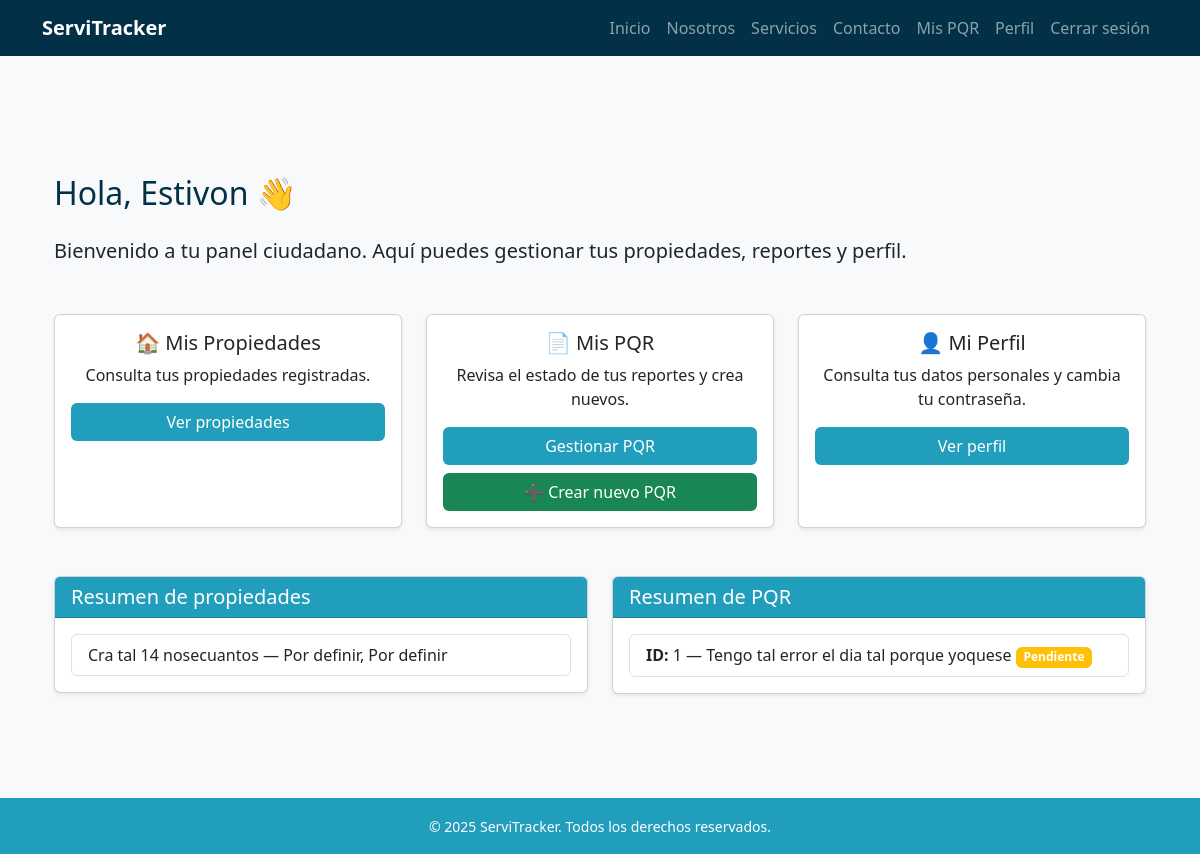
The app's page /usuarios/dashboard/ (signed in), older data.
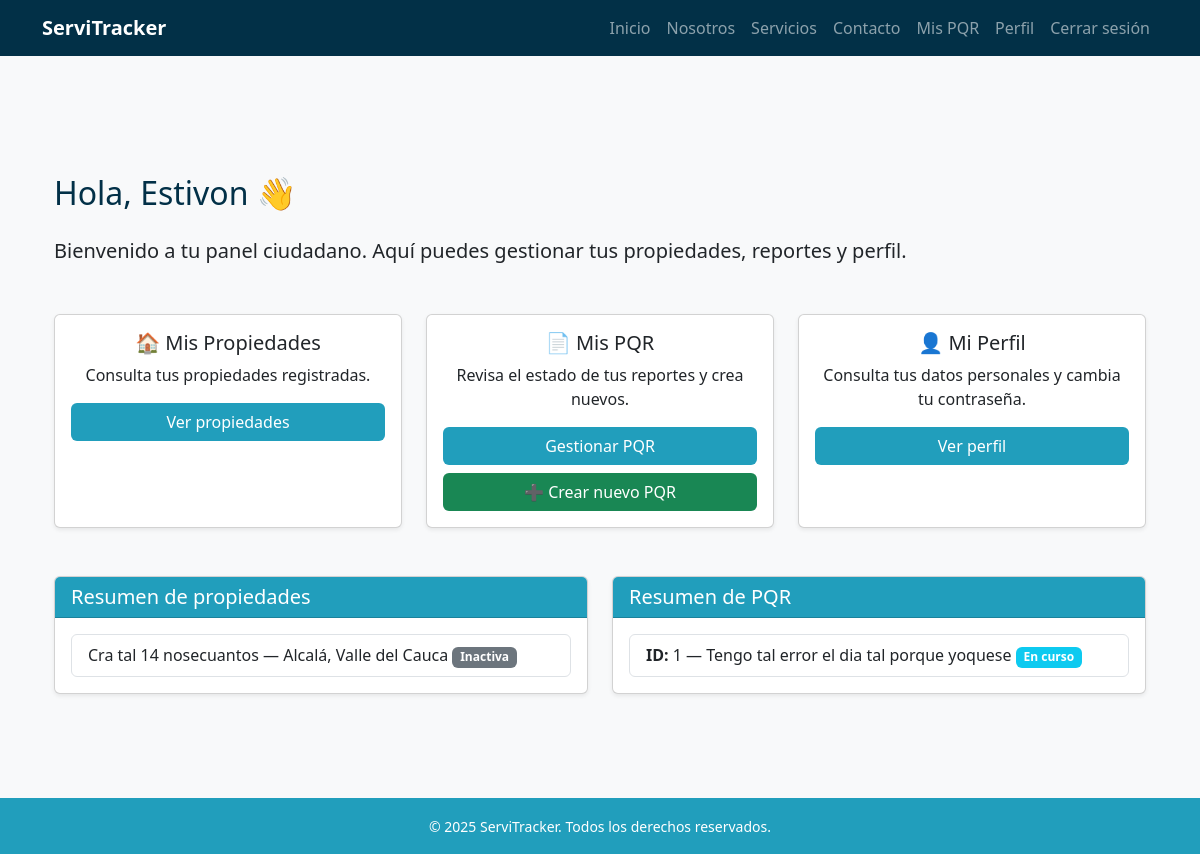
The same page, newer data.
### propiedades/models.py (models this page shows, shortened)
class Propiedad(models.Model):
    usuario = models.ForeignKey(
        settings.AUTH_USER_MODEL,
        on_delete=models.CASCADE,
        related_name='propiedades'
    )
    departamento = models.CharField(max_length=100)
    ciudad = models.CharField(max_length=100)
    direccion = models.CharField(max_length=200)
    activa = models.BooleanField(default=True)

### pqr/models.py (models this page shows, shortened)
class PQR(models.Model):
    ciudadano = models.ForeignKey(
        settings.AUTH_USER_MODEL,
        on_delete=models.SET_NULL,
        null=True,
        blank=True,
        related_name="pqrs_ciudadano"
    )
    propiedad = models.ForeignKey(
        Propiedad,
        on_delete=models.SET_NULL,
        null=True,
        blank=True
    )
    tipo_falla = models.ForeignKey(
        TipoFalla,
        on_delete=models.PROTECT
    )
    descripcion = models.TextField()
    estado = models.ForeignKey(
        EstadoPQR,
        on_delete=models.PROTECT
    )
    tecnico_asignado = models.ForeignKey(
        settings.AUTH_USER_MODEL,
        on_delete=models.SET_NULL,
        null=True,
        blank=True,
        related_name="pqrs_tecnico"
    )
    fecha_creacion = models.DateTimeField(auto_now_add=True)
    fecha_actualizacion = models.DateTimeField(auto_now=True)

class EstadoPQR(models.Model):
    nombre = models.CharField(max_length=50)

### usuarios/views.py (the view)
# urls.py: path("dashboard/", views.dashboard_ciudadano, name="dashboard_ciudadano"),
@login_required
def dashboard_ciudadano(request):
    if request.user.rol != "ciudadano":
        return redirect("index")
    propiedades = Propiedad.objects.filter(usuario=request.user)
    pqr = PQR.objects.filter(ciudadano=request.user)
    return render(request, "usuarios/dashboard_ciudadano.html", {
        "usuario": request.user,
        "propiedades": propiedades,
        "pqr": pqr,
    })

### templates/usuarios/dashboard_ciudadano.html (shortened to what the changed rows need)
{% extends 'base.html' %}
{% block content %}
<div class="container my-5">
    <h2 class="text-blue-dark mb-4">Hola, {{ usuario.nombres }} 👋</h2>
    <div class="row mt-5">
        <div class="col-md-6">
            <div class="card shadow-sm">
                <div class="card-body">
                    {% if propiedades %}
                        <ul class="list-group">
                            {% for propiedad in propiedades %}
                                <li class="list-group-item">
                                    {{ propiedad.direccion }} — {{ propiedad.ciudad }}, {{ propiedad.departamento }}
                                    {% if not propiedad.activa %}
                                        <span class="badge bg-secondary">Inactiva</span>
                                    {% endif %}
                                </li>
                            {% endfor %}
                        </ul>
                    {% else %}
                        <p>No tienes propiedades registradas.</p>
                    {% endif %}
                </div>
            </div>
        </div>
        <div class="col-md-6 mt-md-0 mt-4">
            <div class="card shadow-sm">
                <div class="card-body">
                    {% if pqr %}
                        <ul class="list-group">
                            {% for reporte in pqr %}
                                <li class="list-group-item">
                                    <strong>ID:</strong> {{ reporte.id }} — {{ reporte.descripcion }}
                                    <span class="badge
                                        {% if reporte.estado.nombre == 'Pendiente' %} bg-warning
                                        {% elif reporte.estado.nombre == 'En curso' %} bg-info
                                        {% elif reporte.estado.nombre == 'Resuelto' %} bg-success
                                        {% elif reporte.estado.nombre == 'Urgente' %} bg-danger
                                        {% elif reporte.estado.nombre == 'Muy urgente' %} bg-dark
                                        {% else %} bg-secondary
                                        {% endif %}">
                                        {{ reporte.estado.nombre }}
                                    </span>
                                </li>
                            {% endfor %}
                        </ul>
                    {% else %}
                        <p>No has creado PQR aún.</p>
                    {% endif %}
                </div>
            </div>
        </div>
    </div>
</div>
{% endblock %}

Row changes from the older to the newer data that the page shows:
changed Propiedad "Cra tal 14 nosecuantos": ciudad "Por definir" → "Alcalá"; departamento "Por definir" → "Valle del Cauca"; now shows "Inactiva"
changed PQR "Tengo tal error el dia tal porque yoquese": estado_id 1 → 2 (drawn); estado.nombre "Pendiente" → "En curso"
